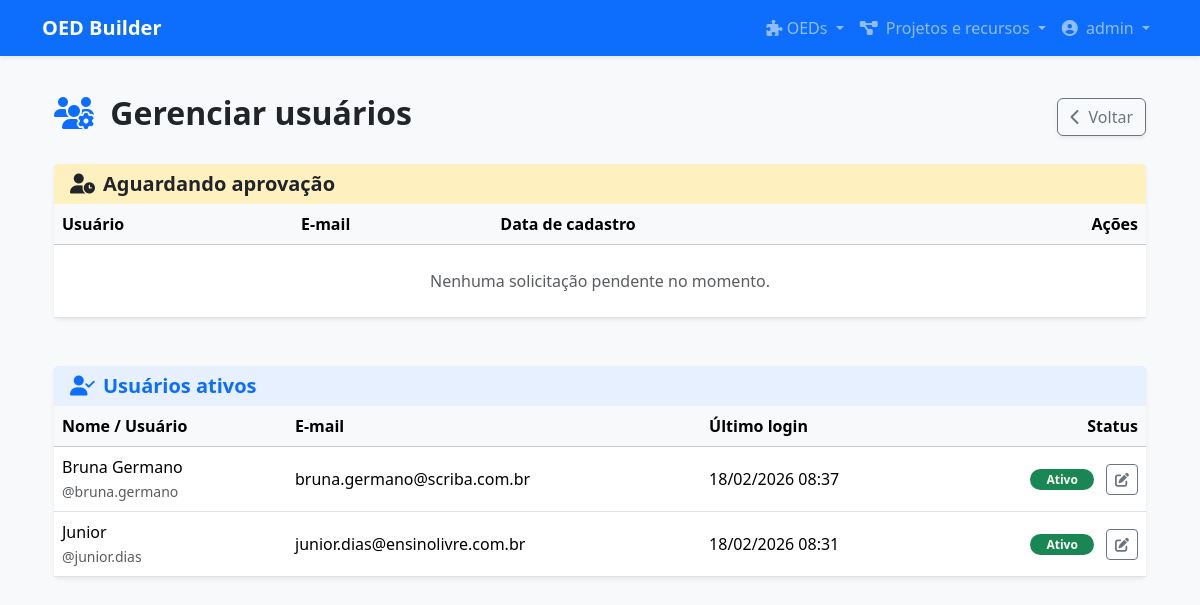
Before: /accounts/gerenciar/todos/ (signed in) with the older database file.
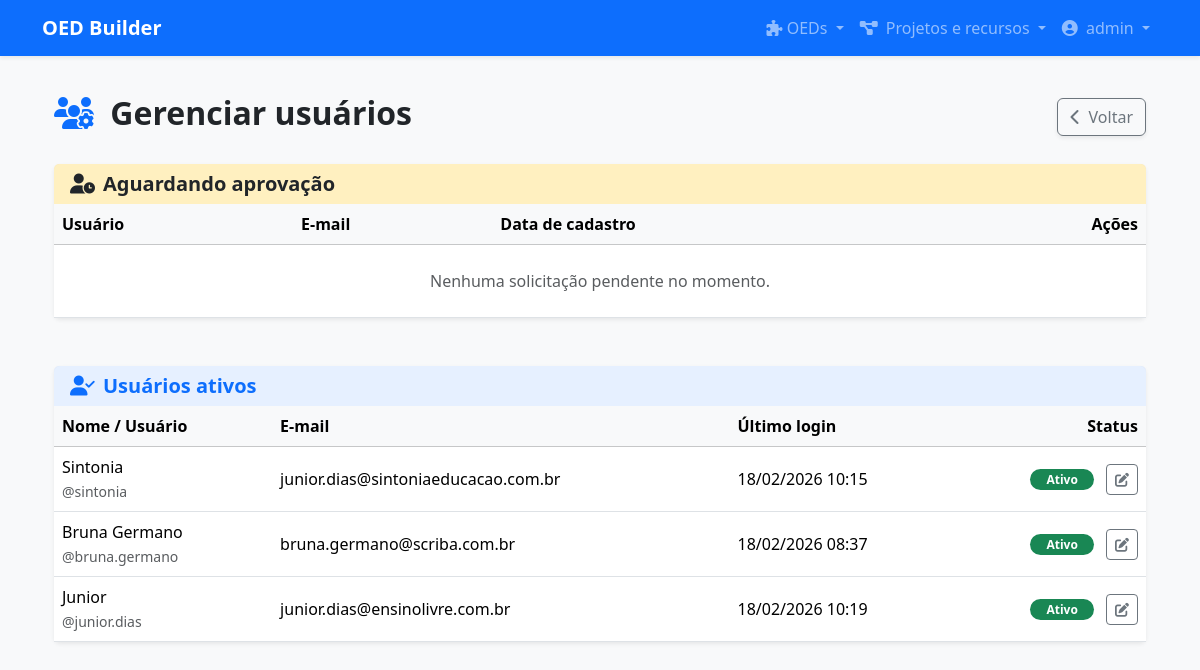
After: the same page with the newer database file.
### usuarios/models.py (models this page shows, shortened)
class Usuario(AbstractUser):
    email = models.EmailField('E-mail', unique=True) # Torna o e-mail obrigatório e único
    aprovado = models.BooleanField('Aprovado pelo Coordenador', default=False)

### usuarios/views.py (the view)
# urls.py: path('gerenciar/todos/', views.UsuarioListarTodosView.as_view(), name='gerenciar_usuarios_todos'),
class UsuarioListarTodosView(ComumInternoRequiredMixin, TemplateView):
    template_name = 'usuario_gerenciamento_todos.html'
    def get_context_data(self, **kwargs):
        context = super().get_context_data(**kwargs)
        base = User.objects.exclude(groups__name='Administrador') \
                           .filter(is_superuser=False) \
                           .order_by('-date_joined')
        context['usuarios_ativos'] = base.filter(is_active=True)
        context['usuarios_pendentes'] = base.filter(is_active=False)
        return context

### usuarios/views.py (called while the page is built)
    def test_func(self):
        return (
            self.request.user.groups.filter(name='Coordenador').exists() or
            self.request.user.groups.filter(name='Comum interno').exists() or
            self.request.user.is_superuser
        )

### usuarios/templates/usuario_gerenciamento_todos.html (shortened to what this page needs)
{% extends "base.html" %}
{% block content %}
<div class="container mt-4">
    <div class="d-flex justify-content-between align-items-center mb-4">
        <h2 class="fw-bold"><i class="fas fa-users-cog me-2 text-primary"></i> Gerenciar usuários</h2>
        <a href="{% url 'configuracoes' %}" class="btn btn-outline-secondary shadow-sm">
            <i class="fas fa-chevron-left me-1"></i> Voltar
        </a>
    </div>
    <div class="card shadow-sm border-0 mb-5">
        <div class="card-header bg-warning bg-opacity-25 border-bottom-0">
            <h5 class="mb-0 text-dark fw-bold"><i class="fas fa-user-clock me-2"></i>Aguardando aprovação</h5>
        </div>
        <div class="table-responsive">
            <table class="table table-hover align-middle mb-0">
                <thead class="table-light">
                    <tr>
                        <th>Usuário</th>
                        <th>E-mail</th>
                        <th>Data de cadastro</th>
                        <th class="text-end">Ações</th>
                    </tr>
                </thead>
                <tbody>
                    {% for usuario in usuarios_pendentes %}
                    <tr>
                        <td><strong>{{ usuario.username }}</strong></td>
                        <td>{{ usuario.email }}</td>
                        <td>{{ usuario.date_joined|date:"d/m/Y H:i" }}</td>
                        <td class="text-end">
                            <a href="{% url 'aprovar_usuario' usuario.pk %}" class="btn btn-sm btn-success px-3">
                                <i class="fas fa-check me-1"></i> Analisar e aprovar
                            </a>
                        </td>
                    </tr>
                    {% empty %}
                    <tr>
                        <td colspan="4" class="text-center py-4 text-muted italic">Nenhuma solicitação pendente no momento.</td>
                    </tr>
                    {% endfor %}
                </tbody>
            </table>
        </div>
    </div>
    <div class="card shadow-sm border-0">
        <div class="card-header bg-primary bg-opacity-10 border-bottom-0">
            <h5 class="mb-0 text-primary fw-bold"><i class="fas fa-user-check me-2"></i>Usuários ativos</h5>
        </div>
        <div class="table-responsive">
            <table class="table table-hover align-middle mb-0">
                <thead class="table-light">
                    <tr>
                        <th>Nome / Usuário</th>
                        <th>E-mail</th>
                        <th>Último login</th>
                        <th class="text-end">Status</th>
                    </tr>
                </thead>
                <tbody>
                    {% for usuario in usuarios_ativos %}
                    <tr>
                        <td>
                            <div>{{ usuario.get_full_name|default:usuario.username }}</div>
                            <small class="text-muted">@{{ usuario.username }}</small>
                        </td>
                        <td>{{ usuario.email }}</td>
                        <td>{{ usuario.last_login|date:"d/m/Y H:i"|default:"---" }}</td>
                        <td class="text-end">
                            <span class="badge rounded-pill bg-success px-3">Ativo</span>
                            <a href="{% url 'aprovar_usuario' usuario.pk %}" class="btn btn-sm btn-outline-secondary ms-2" title="Editar Status">
                                <i class="fas fa-edit"></i>
                            </a>
                        </td>
                    </tr>
                    {% endfor %}
                </tbody>
            </table>
        </div>
    </div>
</div>
{% endblock %}

Changed rows visible on the page:
added Usuario: get_full_name "Sintonia", username "sintonia", email "junior.dias@sintoniaeducacao.com.br", last_login "18/02/2026 10:15"
changed Usuario "Junior": last_login "18/02/2026 08:31" → "18/02/2026 10:19"
